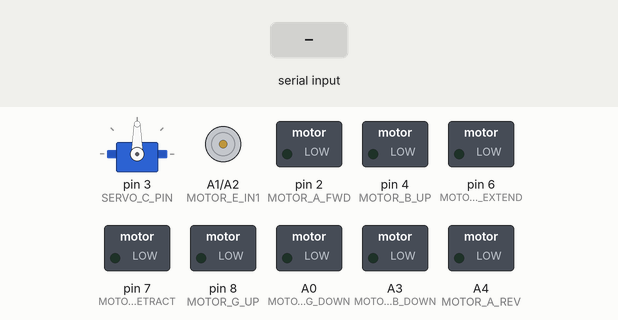
This sketch was run on a simulated Arduino Uno, built with avr-gcc and run on an emulated ATmega328P. Parts: servo, motor-driver pin pairs drawn as motors (green arrow = first pin HIGH = forward, orange = second pin HIGH = backward, longer = more drive, scaled by the enable pin), switched loads named in the sketch (green lamp = pin HIGH). Inputs (shaded band) come from the test bench.

Above: at 1.2 s.
1.3 s: "X:\n" received over Serial
At 1.6 s:
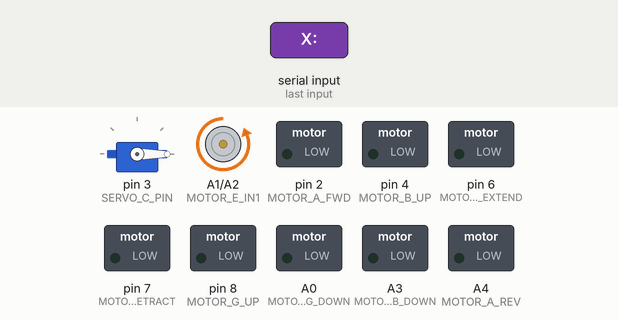
Timing chart, 0 to 4.3 s (numbered marks = the images above; inputs shaded):
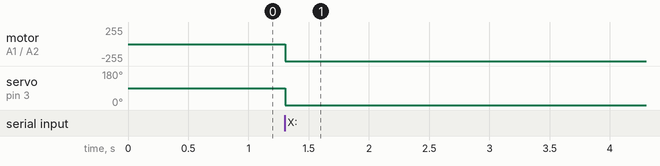

Measured:
- after the input at 1.3 s, motor on A1 (MOTOR_E_IN1) / A2 (MOTOR_E_IN2): stopped → backward 255/255 at once; servo on pin 3 (SERVO_C_PIN): 90° → 0° at once

The sketch:

uno.ino
```cpp
// Arduino Uno - Odbiornik do sterowania dźwigiem RC
// Odbiera dane od Arduino Nano przez Serial i steruje silnikami przez układy L293D

#include <Servo.h>

// Definicje pinów dla sterowników silników L293D
// L293D #1 - Silniki A (Wieża) i B (Wysięgnik)
#define MOTOR_A_FWD 2    // Obrót wieży do przodu
#define MOTOR_A_REV A4    // Obrót wieży do tyłu
#define MOTOR_B_UP 4     // Wysięgnik do góry
#define MOTOR_B_DOWN A3   // Wysięgnik w dół

// L293D #2 - Silniki V (Długość wysięgnika) i G (Wciągarka)
#define MOTOR_V_EXTEND 6   // Wysunięcie wysięgnika
#define MOTOR_V_RETRACT 7  // Wsunięcie wysięgnika
#define MOTOR_G_UP 8       // Wciągarka do góry
#define MOTOR_G_DOWN A0    // Wciągarka w dół

// L293D #3 - Silnik E (Ruch platformy) - sterowanie PWM
#define MOTOR_E_PWM 5      // PWM sterowanie prędkością
#define MOTOR_E_IN1 A1     // Sterowanie kierunkiem 1
#define MOTOR_E_IN2 A2     // Sterowanie kierunkiem 2

// Servo C (Obrót osi)
#define SERVO_C_PIN 3

// Stałe
#define DEADZONE_MIN 482
#define DEADZONE_MAX 542
#define PWM_MAX 255
#define SERVO_MIN 0
#define SERVO_MAX 180

// Struktura pakietu danych (taka sama jak w Nano)
struct DataPacket {
  int joyX;     // Oś X joysticka (0-1023) - Sterowanie serwem C
  int joyY;     // Oś Y joysticka (0-1023) - Sterowanie silnikiem platformy E
  byte buttons; // 8 przycisków spakowanych w jeden bajt
};

Servo servoC;
DataPacket receivedData;
String inputString = "";
bool stringComplete = false;

void setup() {
  Serial.begin(9600);

  // Inicjalizacja pinów sterowania silnikami
  pinMode(MOTOR_A_FWD, OUTPUT);
  pinMode(MOTOR_A_REV, OUTPUT);
  pinMode(MOTOR_B_UP, OUTPUT);
  pinMode(MOTOR_B_DOWN, OUTPUT);
  pinMode(MOTOR_V_EXTEND, OUTPUT);
  pinMode(MOTOR_V_RETRACT, OUTPUT);
  pinMode(MOTOR_G_UP, OUTPUT);
  pinMode(MOTOR_G_DOWN, OUTPUT);

  // Piny silnika platformy
  pinMode(MOTOR_E_PWM, OUTPUT);
  pinMode(MOTOR_E_IN1, OUTPUT);
  pinMode(MOTOR_E_IN2, OUTPUT);

  // Inicjalizacja serwa
  servoC.attach(SERVO_C_PIN);
  servoC.write(90); // Pozycja środkowa

  // Wyłączenie wszystkich silników na początku
  stopAllMotors();

  // Rezerwacja bufora dla stringa
  inputString.reserve(50);
}

void loop() {
  // Sprawdzenie czy są dane z portu szeregowego
  if (stringComplete) {
    parseReceivedData();
    controlMotors();
    inputString = "";
    stringComplete = false;
  }
}

// Obsługa zdarzenia serial
void serialEvent() {
  while (Serial.available()) {
    char inChar = (char)Serial.read();

    if (inChar == '\n') {
      stringComplete = true;
    } else {
      inputString += inChar;
    }
  }
}

// Parsowanie odebranych danych w formacie: "X:wartość,Y:wartość,B:wartość"
void parseReceivedData() {
  int xIndex = inputString.indexOf("X:");
  int yIndex = inputString.indexOf(",Y:");
  int bIndex = inputString.indexOf(",B:");

  if (xIndex != -1 && yIndex != -1 && bIndex != -1) {
    receivedData.joyX = inputString.substring(xIndex + 2, yIndex).toInt();
    receivedData.joyY = inputString.substring(yIndex + 3, bIndex).toInt();
    String bits = inputString.substring(bIndex + 3);
    receivedData.buttons = strtol(bits.c_str(), NULL, 2);
  }
}

// Główna funkcja sterowania silnikami
void controlMotors() {
  // Sterowanie silnikami dyskretnymi (A, B, V, G) na podstawie stanów przycisków
  controlDiscreteMotors();

  // Sterowanie silnikiem platformy E z PWM
  controlPlatformMotor();

  // Sterowanie serwem C
  controlServo();
}

// Sterowanie silnikami A, B, V, G na podstawie par przycisków
void controlDiscreteMotors() {
  // Silnik A - Obrót wieży (przyciski 0 i 1)
  if (receivedData.buttons & (1 << 0)) {
    // Przycisk 1 wciśnięty - obrót do przodu
    digitalWrite(MOTOR_A_FWD, HIGH);
    digitalWrite(MOTOR_A_REV, LOW);
  } else if (receivedData.buttons & (1 << 1)) {
    // Przycisk 2 wciśnięty - obrót do tyłu
    digitalWrite(MOTOR_A_FWD, LOW);
    digitalWrite(MOTOR_A_REV, HIGH);
  } else {
    // Żaden przycisk nie wciśnięty - stop
    digitalWrite(MOTOR_A_FWD, LOW);
    digitalWrite(MOTOR_A_REV, LOW);
  }

  // Silnik B - Wysięgnik góra/dół (przyciski 2 i 3)
  if (receivedData.buttons & (1 << 2)) {
    // Przycisk 3 wciśnięty - wysięgnik do góry
    digitalWrite(MOTOR_B_UP, HIGH);
    digitalWrite(MOTOR_B_DOWN, LOW);
  } else if (receivedData.buttons & (1 << 3)) {
    // Przycisk 4 wciśnięty - wysięgnik w dół
    digitalWrite(MOTOR_B_UP, LOW);
    digitalWrite(MOTOR_B_DOWN, HIGH);
  } else {
    // Żaden przycisk nie wciśnięty - stop
    digitalWrite(MOTOR_B_UP, LOW);
    digitalWrite(MOTOR_B_DOWN, LOW);
  }

  // Silnik V - Długość wysięgnika (przyciski 4 i 5)
  if (receivedData.buttons & (1 << 4)) {
    // Przycisk 5 wciśnięty - wysunięcie wysięgnika
    digitalWrite(MOTOR_V_EXTEND, HIGH);
    digitalWrite(MOTOR_V_RETRACT, LOW);
  } else if (receivedData.buttons & (1 << 5)) {
    // Przycisk 6 wciśnięty - wsunięcie wysięgnika
    digitalWrite(MOTOR_V_EXTEND, LOW);
    digitalWrite(MOTOR_V_RETRACT, HIGH);
  } else {
    // Żaden przycisk nie wciśnięty - stop
    digitalWrite(MOTOR_V_EXTEND, LOW);
    digitalWrite(MOTOR_V_RETRACT, LOW);
  }

  // Silnik G - Wciągarka (przyciski 6 i 7)
  if (receivedData.buttons & (1 << 6)) {
    // Przycisk 7 wciśnięty - wciągarka do góry
    digitalWrite(MOTOR_G_UP, HIGH);
    digitalWrite(MOTOR_G_DOWN, LOW);
  } else if (receivedData.buttons & (1 << 7)) {
    // Przycisk 8 wciśnięty - wciągarka w dół
    digitalWrite(MOTOR_G_UP, LOW);
    digitalWrite(MOTOR_G_DOWN, HIGH);
  } else {
    // Żaden przycisk nie wciśnięty - stop
    digitalWrite(MOTOR_G_UP, LOW);
    digitalWrite(MOTOR_G_DOWN, LOW);
  }
}

// Sterowanie silnikiem platformy E z PWM i kierunkiem
void controlPlatformMotor() {
  int joyY = receivedData.joyY;

  if (joyY >= DEADZONE_MIN && joyY <= DEADZONE_MAX) {
    // Strefa martwa - zatrzymanie silnika
    analogWrite(MOTOR_E_PWM, 0);
    digitalWrite(MOTOR_E_IN1, LOW);
    digitalWrite(MOTOR_E_IN2, LOW);
  }
  else if (joyY > DEADZONE_MAX) {
    // Kierunek do przodu (542-1023)
    int speed = map(joyY, DEADZONE_MAX, 1023, 0, PWM_MAX);
    speed = constrain(speed, 0, PWM_MAX);

    digitalWrite(MOTOR_E_IN1, HIGH);
    digitalWrite(MOTOR_E_IN2, LOW);
    analogWrite(MOTOR_E_PWM, speed);
  }
  else if (joyY < DEADZONE_MIN) {
    // Kierunek do tyłu (0-482)
    int speed = map(joyY, 0, DEADZONE_MIN, PWM_MAX, 0);
    speed = constrain(speed, 0, PWM_MAX);

    digitalWrite(MOTOR_E_IN1, LOW);
    digitalWrite(MOTOR_E_IN2, HIGH);
    analogWrite(MOTOR_E_PWM, speed);
  }
}

// Sterowanie serwem C na podstawie osi X joysticka
void controlServo() {
  int joyX = receivedData.joyX;

  if (joyX >= DEADZONE_MIN && joyX <= DEADZONE_MAX) {
    // Strefa martwa - pozycja środkowa
    servoC.write(90);
  } else {
    // Mapowanie wartości joysticka na kąt serwa
    int servoAngle;
    if (joyX > DEADZONE_MAX) {
      // Mapowanie 542-1023 na 90-180
      servoAngle = map(joyX, DEADZONE_MAX, 1023, 90, 180);

    } else {
      // Mapowanie 0-482 na 0-90
      servoAngle = map(joyX, 0, DEADZONE_MIN, 0, 90);
    }

    servoAngle = constrain(servoAngle, 0, 180);
    servoC.write(servoAngle);
  }
}


void stopAllMotors() {
  digitalWrite(MOTOR_A_FWD, LOW);
  digitalWrite(MOTOR_A_REV, LOW);
  digitalWrite(MOTOR_B_UP, LOW);
  digitalWrite(MOTOR_B_DOWN, LOW);
  digitalWrite(MOTOR_V_EXTEND, LOW);
  digitalWrite(MOTOR_V_RETRACT, LOW);
  digitalWrite(MOTOR_G_UP, LOW);
  digitalWrite(MOTOR_G_DOWN, LOW);

  analogWrite(MOTOR_E_PWM, 0);
  digitalWrite(MOTOR_E_IN1, LOW);
  digitalWrite(MOTOR_E_IN2, LOW);
}
```
